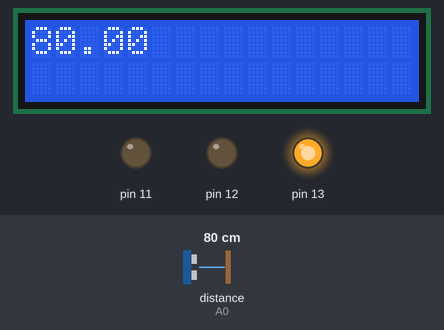
The sketch below on a simulated Arduino Uno, built with avr-gcc and run on an emulated ATmega328P. On the bench: 16×2 character LCD, output pins drawn as LEDs (lit = HIGH). The inputs (shaded band) are chosen by the test bench; at power-on: distance to the obstacle (sensor on A0) 80 cm. The echo pulse lasts 58.3 µs per cm; what the sketch prints to the serial monitor is not drawn.

Above: at 1.2 s.
1.3 s: distance to the obstacle (sensor on A0) set to 2 cm
At 2.1 s:
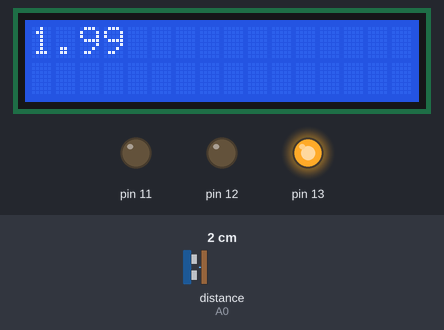
3.0 s: distance to the obstacle (sensor on A0) set to 4 cm
At 3.8 s:
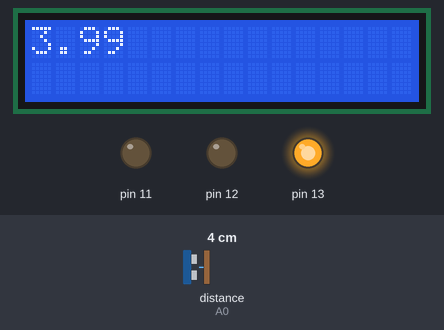
4.6 s: distance to the obstacle (sensor on A0) set to 120 cm
At 5.6 s:
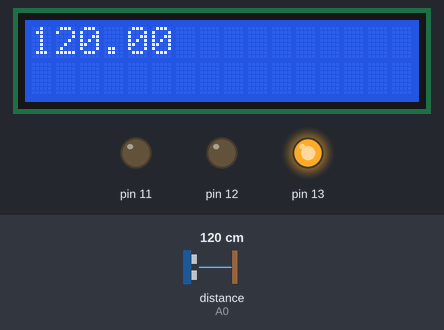
Timing chart, 0 to 7.6 s (numbered marks = the images above; inputs shaded):
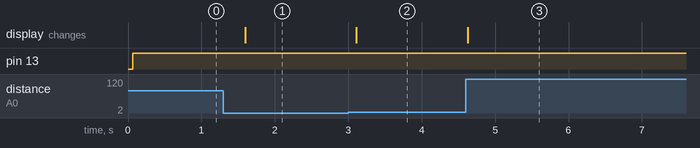

Measured:
- after the input at 1.3 s, the display: changes after 0.29 s (image 1)
- after the input at 3.0 s, the display: changes after 0.11 s (image 2)
- after the input at 4.6 s, the display: changes at once (image 3)

The sketch:

UltrassonicArduino.ino
```cpp
#include <Ultrasonic.h>
#include <LiquidCrystal.h>

#define pino_trigger 8
#define pino_echo A0
Ultrasonic ultrasonic(pino_trigger, pino_echo);
LiquidCrystal lcd(2, 3, 4, 5, 6, 7, 9);

void setup()
{
  lcd.begin(16, 2);
  Serial.begin(9600);
  pinMode(13, OUTPUT);
  pinMode(12, OUTPUT);
  pinMode(11, OUTPUT);
}

void loop()
{
  float cmMsec, inMsec;
  long microsec = ultrasonic.timing();
  cmMsec = ultrasonic.convert(microsec, Ultrasonic::CM);
  inMsec = ultrasonic.convert(microsec, Ultrasonic::IN);
  if(cmMsec>20){
    digitalWrite(13, HIGH);
    digitalWrite(12, LOW);
    digitalWrite(11, LOW);
  }
  else if(cmMsec >= 20 && cmMsec > 10){
    digitalWrite(13, LOW);
    digitalWrite(12, HIGH);
    digitalWrite(11, LOW);
  }
  else if (cmMsec<=0){
    digitalWrite(13, LOW);
    digitalWrite(12, LOW);
    digitalWrite(11, HIGH);
  }
  Serial.print("Distancia em cm: ");
  Serial.print(cmMsec);
  lcd.clear();
  lcd.print(cmMsec);
  delay(500);
}
```
